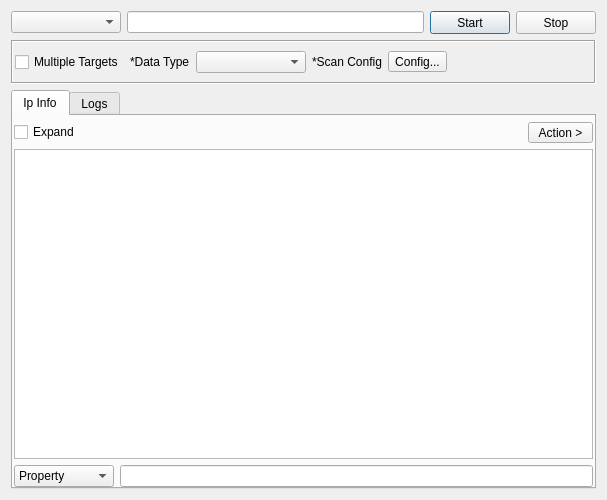
<?xml version="1.0" encoding="UTF-8"?>
<ui version="4.0">
 <class>MXTool</class>
 <widget class="QDialog" name="MXTool">
  <property name="geometry">
   <rect>
    <x>0</x>
    <y>0</y>
    <width>607</width>
    <height>500</height>
   </rect>
  </property>
  <property name="windowTitle">
   <string>MX Record Tool</string>
  </property>
  <layout class="QVBoxLayout" name="verticalLayout_2">
   <item>
    <layout class="QHBoxLayout" name="horizontalLayout">
     <item>
      <widget class="QComboBox" name="comboBoxEngine">
       <property name="minimumSize">
        <size>
         <width>110</width>
         <height>0</height>
        </size>
       </property>
      </widget>
     </item>
     <item>
      <widget class="QLineEdit" name="lineEditTarget"/>
     </item>
     <item>
      <widget class="QPushButton" name="buttonStart">
       <property name="minimumSize">
        <size>
         <width>75</width>
         <height>23</height>
        </size>
       </property>
       <property name="sizeIncrement">
        <size>
         <width>0</width>
         <height>0</height>
        </size>
       </property>
       <property name="text">
        <string>Start</string>
       </property>
      </widget>
     </item>
     <item>
      <widget class="QPushButton" name="buttonStop">
       <property name="minimumSize">
        <size>
         <width>75</width>
         <height>23</height>
        </size>
       </property>
       <property name="sizeIncrement">
        <size>
         <width>0</width>
         <height>0</height>
        </size>
       </property>
       <property name="text">
        <string>Stop</string>
       </property>
      </widget>
     </item>
    </layout>
   </item>
   <item>
    <widget class="QFrame" name="frame">
     <property name="frameShape">
      <enum>QFrame::Box</enum>
     </property>
     <property name="frameShadow">
      <enum>QFrame::Sunken</enum>
     </property>
     <layout class="QHBoxLayout" name="horizontalLayout_2">
      <property name="leftMargin">
       <number>2</number>
      </property>
      <property name="rightMargin">
       <number>2</number>
      </property>
      <item>
       <widget class="QCheckBox" name="checkBoxMultipleTargets">
        <property name="text">
         <string>Multiple Targets</string>
        </property>
       </widget>
      </item>
      <item>
       <widget class="QLabel" name="label">
        <property name="text">
         <string>*Data Type</string>
        </property>
       </widget>
      </item>
      <item>
       <widget class="QComboBox" name="comboBoxOption">
        <property name="minimumSize">
         <size>
          <width>110</width>
          <height>0</height>
         </size>
        </property>
       </widget>
      </item>
      <item>
       <widget class="QLabel" name="label_2">
        <property name="text">
         <string>*Scan Config</string>
        </property>
       </widget>
      </item>
      <item>
       <widget class="QToolButton" name="buttonConfig">
        <property name="text">
         <string>Config...</string>
        </property>
       </widget>
      </item>
      <item>
       <spacer name="horizontalSpacer">
        <property name="orientation">
         <enum>Qt::Horizontal</enum>
        </property>
        <property name="sizeHint" stdset="0">
         <size>
          <width>396</width>
          <height>20</height>
         </size>
        </property>
       </spacer>
      </item>
     </layout>
    </widget>
   </item>
   <item>
    <widget class="QTabWidget" name="tabWidget">
     <property name="currentIndex">
      <number>0</number>
     </property>
     <widget class="QWidget" name="tabInfo">
      <attribute name="title">
       <string>Ip Info</string>
      </attribute>
      <layout class="QVBoxLayout" name="verticalLayout">
       <property name="leftMargin">
        <number>1</number>
       </property>
       <property name="topMargin">
        <number>6</number>
       </property>
       <property name="rightMargin">
        <number>1</number>
       </property>
       <property name="bottomMargin">
        <number>0</number>
       </property>
       <item>
        <layout class="QHBoxLayout" name="horizontalLayout_3">
         <item>
          <widget class="QCheckBox" name="checkBoxExpand">
           <property name="text">
            <string>Expand</string>
           </property>
          </widget>
         </item>
         <item>
          <spacer name="horizontalSpacer_2">
           <property name="orientation">
            <enum>Qt::Horizontal</enum>
           </property>
           <property name="sizeHint" stdset="0">
            <size>
             <width>40</width>
             <height>20</height>
            </size>
           </property>
          </spacer>
         </item>
         <item>
          <widget class="QToolButton" name="toolButton">
           <property name="minimumSize">
            <size>
             <width>65</width>
             <height>20</height>
            </size>
           </property>
           <property name="text">
            <string>Action &gt;</string>
           </property>
          </widget>
         </item>
        </layout>
       </item>
       <item>
        <widget class="QTreeView" name="treeResults">
         <property name="acceptDrops">
          <bool>false</bool>
         </property>
         <property name="alternatingRowColors">
          <bool>true</bool>
         </property>
         <property name="selectionMode">
          <enum>QAbstractItemView::SingleSelection</enum>
         </property>
         <attribute name="headerCascadingSectionResizes">
          <bool>true</bool>
         </attribute>
         <attribute name="headerMinimumSectionSize">
          <number>200</number>
         </attribute>
         <attribute name="headerDefaultSectionSize">
          <number>300</number>
         </attribute>
         <attribute name="headerHighlightSections">
          <bool>true</bool>
         </attribute>
        </widget>
       </item>
       <item>
        <layout class="QHBoxLayout" name="horizontalLayout_4">
         <item>
          <widget class="QComboBox" name="comboBox_3">
           <property name="minimumSize">
            <size>
             <width>100</width>
             <height>0</height>
            </size>
           </property>
           <item>
            <property name="text">
             <string>Property</string>
            </property>
           </item>
           <item>
            <property name="text">
             <string>Value</string>
            </property>
           </item>
          </widget>
         </item>
         <item>
          <widget class="QLineEdit" name="lineEditFilter"/>
         </item>
        </layout>
       </item>
      </layout>
     </widget>
     <widget class="QWidget" name="tabLogs">
      <attribute name="title">
       <string>Logs</string>
      </attribute>
      <layout class="QVBoxLayout" name="verticalLayout_3">
       <property name="leftMargin">
        <number>2</number>
       </property>
       <property name="topMargin">
        <number>6</number>
       </property>
       <property name="rightMargin">
        <number>2</number>
       </property>
       <property name="bottomMargin">
        <number>0</number>
       </property>
       <item>
        <widget class="QPlainTextEdit" name="plainTextEditLogs"/>
       </item>
      </layout>
     </widget>
    </widget>
   </item>
  </layout>
 </widget>
 <resources/>
 <connections/>
</ui>
